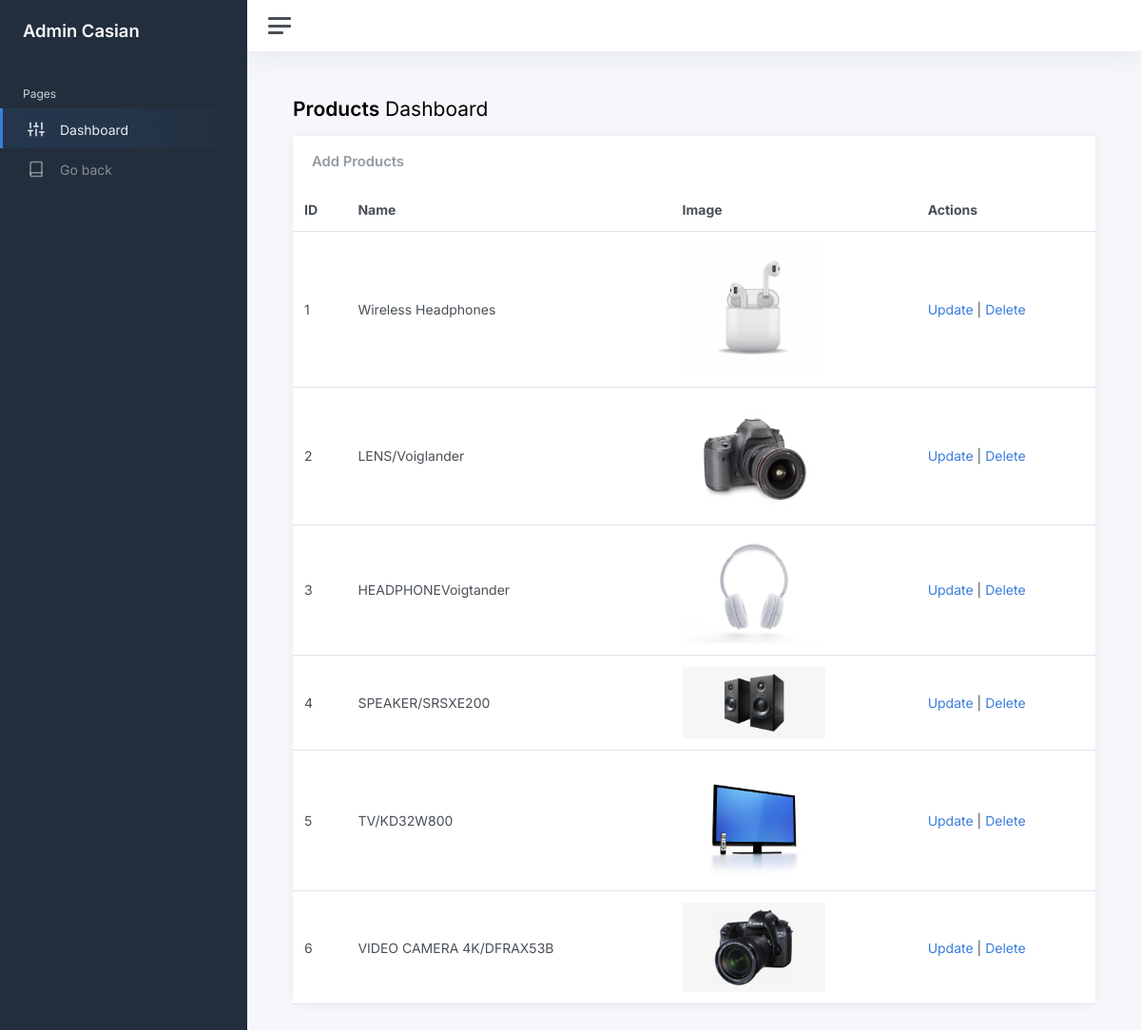
Page /admin/static/index.php on the committed database.
### tables this page shows
CREATE TABLE `products` (
  `id` int(11) NOT NULL,
  `img` varchar(255) DEFAULT NULL,
  `name` varchar(255) DEFAULT NULL
);

### admin/static/index.php (the view, shortened to what this page needs)
<!DOCTYPE html>
<html lang="en">
<head>
	<link href="css/app.css" rel="stylesheet">
</head>
<body>
	<div class="wrapper">
		<nav id="sidebar" class="sidebar js-sidebar">
			<div class="sidebar-content js-simplebar">
				<a class="sidebar-brand" href="index.php">
          <span class="align-middle">Admin Casian</span>
        </a>
				<ul class="sidebar-nav">
					<li class="sidebar-header">
						Pages
					</li>
					<li class="sidebar-item active">
						<a class="sidebar-link" href="index.php">
              <i class="align-middle" data-feather="sliders"></i> <span class="align-middle">Dashboard</span>
            </a>
					</li>
					<li class="sidebar-item">
						<a class="sidebar-link" href="/vasea/pages/home.php">
              <i class="align-middle" data-feather="book"></i> <span class="align-middle">Go back</span>
            </a>
					</li>
			</div>
		</nav>
		<div class="main">
			<nav class="navbar navbar-expand navbar-light navbar-bg">
				<a class="sidebar-toggle js-sidebar-toggle">
          <i class="hamburger align-self-center"></i>
        </a>
			</nav>
			<main class="content">
				<div class="container-fluid p-0">
					<h1 class="h3 mb-3"><strong>Products</strong> Dashboard</h1>
					<div class="row">
						<div class="col-12 col-lg-12 col-xxl-12 d-flex">
							<div class="card flex-fill">
								<div class="card-header">
									<a href="/vasea/admin/static/crud/add_product.php" class="card-title mb-0">Add Products</a>
								</div>
								<table class="table table-hover my-0">
									<thead>
										<tr>
											<th>ID</th>
											<th>Name</th>
											<th>Image</th>
											<th>Actions</th>
										</tr>
									</thead>
									<tbody>
										<?php
										include 'conexiune.php';
										$sql = "SELECT id, name, img FROM products";
										$result = $conexiune->query($sql);
										if ($result->num_rows > 0) {
											while ($row = $result->fetch_assoc()) {
												echo "<tr>";
												echo "<td>" . $row["id"] . "</td>";
												echo "<td>" . $row["name"] . "</td>";
												echo "<td><img src='" . $row["img"] . "' alt='Product Image' style='max-width: 150px; max-height: 150px;'></td>";
												echo "<td><a href='/vasea/admin/static/crud/update_product.php?id=" . $row["id"] . "'>Update</a> | <a href='/vasea/admin/static/crud/delete_product.php?id=" . $row["id"] . "'>Delete</a></td>";
												echo "</tr>";
											}
										} else {
											echo "<tr><td colspan='4'>No products found</td></tr>";
										}
										?>
									</tbody>
								</table>
							</div>
						</div>
					</div>
				</div>
			</main>
		</div>
	</div>
</body>
</html>

### admin/static/conexiune.php (shortened to what this page needs)
<!DOCTYPE html>
<html lang="en">
<head>
</head>
<body>
</body>
</html>

### rows in the picture
products: id "1", name "Wireless Headphones", img (picture)
products: id "2", name "LENS/Voiglander", img (picture)
products: id "3", name "HEADPHONEVoigtander", img (picture)
products: id "4", name "SPEAKER/SRSXE200", img (picture)
products: id "5", name "TV/KD32W800", img (picture)
products: id "6", name "VIDEO CAMERA 4K/DFRAX53B", img (picture)
